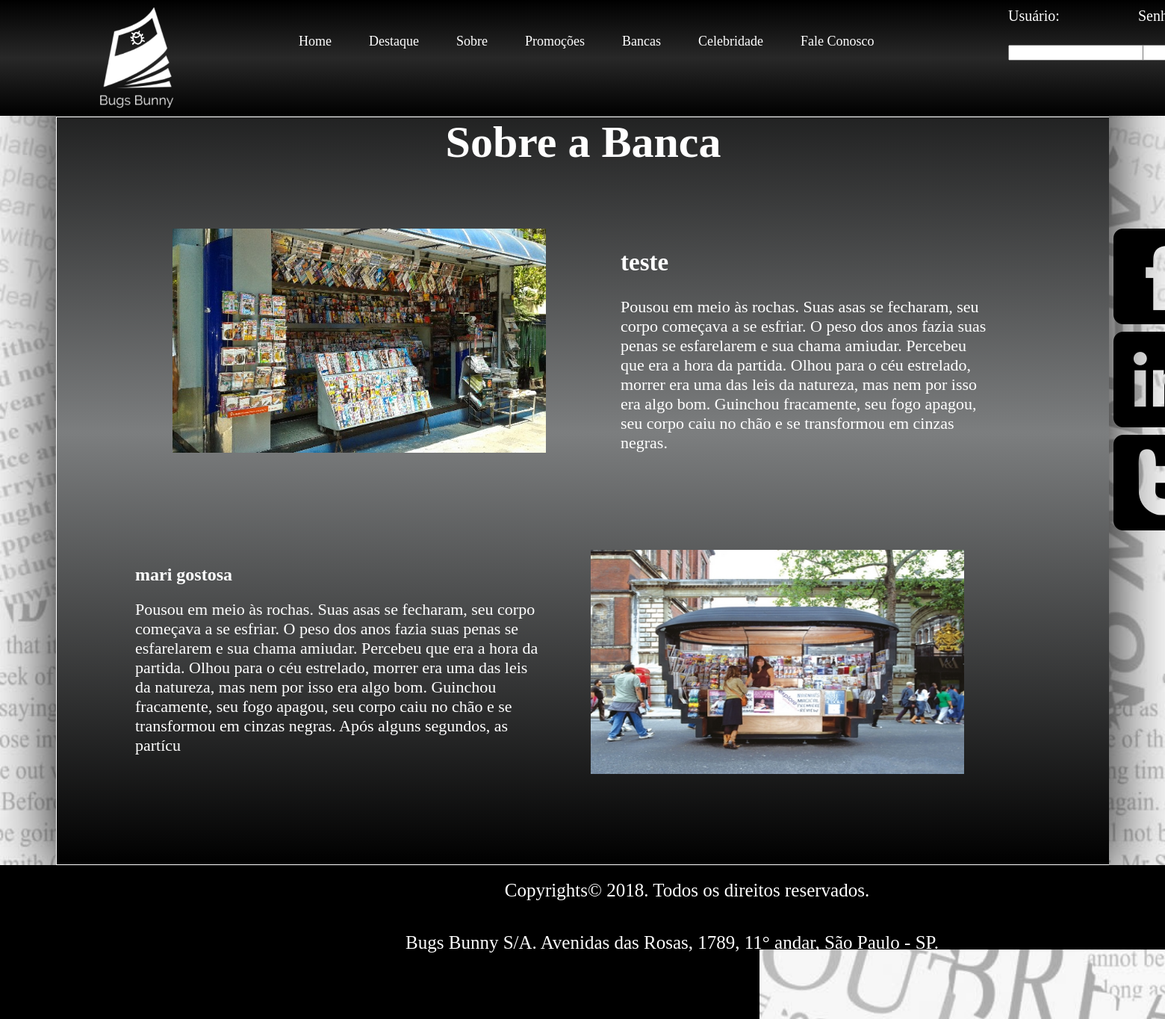
Page /sobre.php on the committed database.
### tables this page shows
CREATE TABLE `tbl_sobre` (
  `idSobre` int(11) NOT NULL AUTO_INCREMENT,
  `titulo` varchar(45) NOT NULL,
  `foto` varchar(100) NOT NULL,
  `texto` text NOT NULL,
  `status` tinyint(4) NOT NULL DEFAULT '1',
  PRIMARY KEY (`idSobre`)
);

### sobre.php (the view, shortened to what this page needs)
<?php
    $host = "localhost";
    $user = "root";
    $password = "bcd127";
    $banco = "db_bugs_bunny";
    if(!$conexao = mysqli_connect($host, $user, $password, $banco)){
        echo("<script>alert('Ocorreu um erro na conexão com o banco, contate o administrador do site')</script>");
    }
?>
<!doctype html>
    <html>
        <head>
            <link type="text/css" rel="stylesheet" href="css/style.css">
            <link rel="stylesheet" type="text/css" href="examples/_shared/css/style.css">
            <link rel="stylesheet" type="text/css" href="examples/connected-carousels/jcarousel.connected-carousels.css">
        </head>
        <body>
            <header>
                <div id="caixa_header">
                    <div id="caixa_header_central">
                        <div id="caixa_logo">
                        </div>
                    <div id="caixa_menu">
                       <a href="index.php">
                           <div class="caixa_optMenu">
                            <p>Home</p>
                           </div>
                        </a>
                        <a href="destaque.php">
                            <div class="caixa_optMenu">
                               <p>Destaque</p>
                            </div>
                        </a>
                        <a href="sobre.php">
                            <div class="caixa_optMenu">
                                <p>Sobre</p>
                            </div>
                        </a>
                        <a href="promocoes.php">
                            <div class="caixa_optMenu">
                                <p>Promoções</p>
                            </div>
                        </a>
                        <a href="bancas.php">
                            <div class="caixa_optMenu">
                                <p>Bancas</p>
                            </div>
                        </a>
                        <a href="celebridade.php">
                            <div class="caixa_optMenu">
                                <p>Celebridade</p>
                            </div>
                        </a>
                        <a href="faleConosco.php">
                            <div class="caixa_optMenu" >
                                <p>Fale Conosco</p>
                            </div>
                        </a>
                    </div>
                        <div id="caixa_login">
                            <div class="caixa_seg_login_label">
                                <div class="caixa_login_label" style="margin-right: 30px;">
                                    <p>Usuário:</p>
                                </div>
                                <div class="caixa_login_label">
                                    <p>Senha:</p>
                                </div>
                            </div>
                            <div class="caixa_seg_login_text">
                                <div class="caixa_login_text">
                                    <input type="text" name="txtUsuario">
                                </div>
                                <div class="caixa_login_text">
                                    <input type="password" name="txtSenha">
                                </div>
                            </div>
                        </div>
                    </div>
                </div>
            </header>
            <div class="caixa_global">
                <div id="caixa_especial"></div>
                <section>
                    <div class="caixa_principal_sobre">
                        <div class="caixa_titulo_sobre">
                            <h1>Sobre a Banca</h1>
                        </div>
                        <?php
                            $sql = "select * from tbl_sobre where status = 1";
                            $select = mysqli_query($conexao, $sql);
                        $i = 0;
                            while($rsSobre = mysqli_fetch_array($select)){
                                if($i % 2 == 0){
                        ?>
                            <div class="caixa_sobre_section1">
                                <div class="caixa_sobre_section1_img">
                                    <img src="CMS/<?php echo($rsSobre['foto'])?>">
                                </div>
                                <div class="caixa_sobre_section1_texto">
                                    <h2><?php echo($rsSobre['titulo'])?></h2>
                                    <p><?php echo($rsSobre['texto'])?></p>
                                </div>
                            </div>
                        <?php
                            }else{
                        ?>
                            <div class="caixa_sobre_section2">
                                <div class="caixa_sobre_section2_text">
                                    <h2><?php echo($rsSobre['titulo'])?></h2>
                                    <p><?php echo($rsSobre['texto'])?></p>
                                </div>
                                <div class="caixa_sobre_section2_img">
                                    <img src="CMS/<?php echo($rsSobre['foto'])?>">
                                </div>
                            </div>
                        <?php
                                }
                                $i++;
                            }
                        ?>
                    </div>
                </section>
                <div class="caixa_anuncio">
                    <div class="anuncio">
                        <img src="imagens/facebook.png" alt="Facebook">
                    </div>
                    <div class="anuncio">
                        <img src="imagens/linkedin.png" alt="Linkedin">
                    </div>
                    <div class="anuncio">
                        <img src="imagens/twitter.png" alt= "Twitter">
                    </div>
                </div>
            </div>
            <footer>
                <div id="caixa_footer">
                    <div class="caixa_footer_central">
                        <div class="caixa_footer_cima">
                            <p>Copyrights© 2018. Todos os direitos reservados.</p>
                        </div>
                        <div class="caixa_footer_baixo">
                              <p>Bugs Bunny S/A. Avenidas das Rosas, 1789, 11° andar, São Paulo - SP.</p>
                        </div>
                    </div>
                </div>
            </footer>
        </body>
    </html>

### css/style.css (style rules this page uses)
body { background-color: #164059; margin: 0; background-image: url(../imagens/bgJornal22.jpg); background-repeat: no-repeat; background-size: cover; background-attachment: fixed; }
p, h1, h2, h3, a { color: white; }
p { padding: 0; margin: 0; }
h1 { font-family: titulo; }
div { padding-top: 0; }
#caixa_header { height: 155px; width: 100%; position: fixed; background-image: linear-gradient(black, #282828, black); color: white; z-index: 999; }
#caixa_especial { height: 156px; width: 100%; }
#caixa_header_central { height: 100%; width: 1800px; margin-left: auto; margin-right: auto; }
#caixa_logo { height: 140px; width: 150px; margin-top: 10px; margin-left: 100px; float: left; background-image: url(../imagens/logo1.png); background-size: cover; }
#caixa_menu { height: 80px; width: 900px; margin-top: 45px; margin-left: 150px; float: left; margin-right: 50px; }
.caixa_optMenu { height: 30px; width: auto; float: left; padding-bottom: 5px; margin-right: 50px; }
.caixa_optMenu p, .caixa_optMenu a:link { font-size: 18px; text-align: center; color: white; font-family: 'Permanent Marker', cursive; text-decoration: none; }
#caixa_login { height: 80px; width: 450px; margin-top: 10px; float: left; }
#caixa_login p { font-size: 20px; }
.caixa_seg_login_label { height: 50%; width: 80%; float: left; }
.caixa_login_label { height: 100%; width: 40%; float: left; }
.caixa_seg_login_text { height: 40%; width: 80%; margin-top: 10px; float: left; }
.caixa_login_text { height: 100%; width: 50%; float: left; }
.caixa_global { width: 1410px; min-height: 800px; height: auto; box-shadow:0px 12px 90px black; margin-left: auto; margin-right: auto; overflow: hidden; background-image: linear-gradient(black, #7c7e7f, black); }
.caixa_anuncio { float: left; height: 600px; width: 300px; margin-top: 150px; margin-left: 1330px; position: fixed; }
.anuncio { width: 128px; height: 128px; margin-left: auto; margin-right: auto; margin-bottom: 10px; }
.caixa_principal_sobre { height: 1000px; width: 1410px; border: solid 1px white; float: left; }
.caixa_titulo_sobre { height: 100px; width: 100%; }
.caixa_titulo_sobre h1 { font-size: 60px; text-align: center; font-family: 'Permanent Marker', cursive; color: white; margin-top: -1px; }
.caixa_sobre_section1 { width: 1100px; height: 400px; margin-left: auto; margin-right: auto; }
.caixa_sobre_section1_img { height: 300px; width: 500px; background-repeat: no-repeat; background-size: cover; margin-top: 50px; float: left; }
.caixa_sobre_section1_img img { height: 300px; width: 500px; }
.caixa_sobre_section1_texto { height: 350px; width: 500px; margin-left: 100px; margin-top: 50px; float: left; }
.caixa_sobre_section2 { width: 1200px; height: 350px; margin-top: 80px; margin-bottom: 50px; margin-left: auto; margin-right: auto; }
.caixa_sobre_section2_text { height: 300px; width: 550px; float:left; }
.caixa_sobre_section2_img { height: 300px; width: 500px; margin-left: 60px; background-size: cover; float:left; }
.caixa_sobre_section2_img img { height: 300px; width: 500px; }
.caixa_sobre_section1_texto, .caixa_sobre_section2_text p { font-size: 22px; color: white; }
#caixa_footer { width: 100%; height: 206px; background-color: black; }
.caixa_footer_central { width: 1800px; height: 100%; margin-left: auto; margin-right: auto; }
.caixa_footer_cima { height: 50px; width: 100%; padding: 20px; }
.caixa_footer_baixo { height: 50px; width: 100%; }
.caixa_footer_cima, .caixa_footer_baixo p { font-size: 25px; color: white; text-align: center; }

### rows in the picture
tbl_sobre: foto (picture), titulo "teste", texto "Pousou em meio às rochas. Suas asas se fecharam, seu corpo começava a se esfriar. O peso dos anos fazia suas penas se esfarelarem e sua chama amiudar. Percebeu que era a hora da partida. Olhou para o céu estrelado, morrer era uma das leis da natureza, mas nem por isso era algo bom. Guinchou fracamente, seu fogo apagou, seu corpo caiu no chão e se transformou em cinzas negras."
tbl_sobre: titulo "mari gostosa", texto "Pousou em meio às rochas. Suas asas se fecharam, seu corpo começava a se esfriar. O peso dos anos fazia suas penas se esfarelarem e sua chama amiudar. Percebeu que era a hora da partida. Olhou para o céu estrelado, morrer era uma das leis da natureza, mas nem por isso era algo bom. Guinchou fracamente, seu fogo apagou, seu corpo caiu no chão e se transformou em cinzas negras. Após alguns segundos, as partícu", foto (picture)
